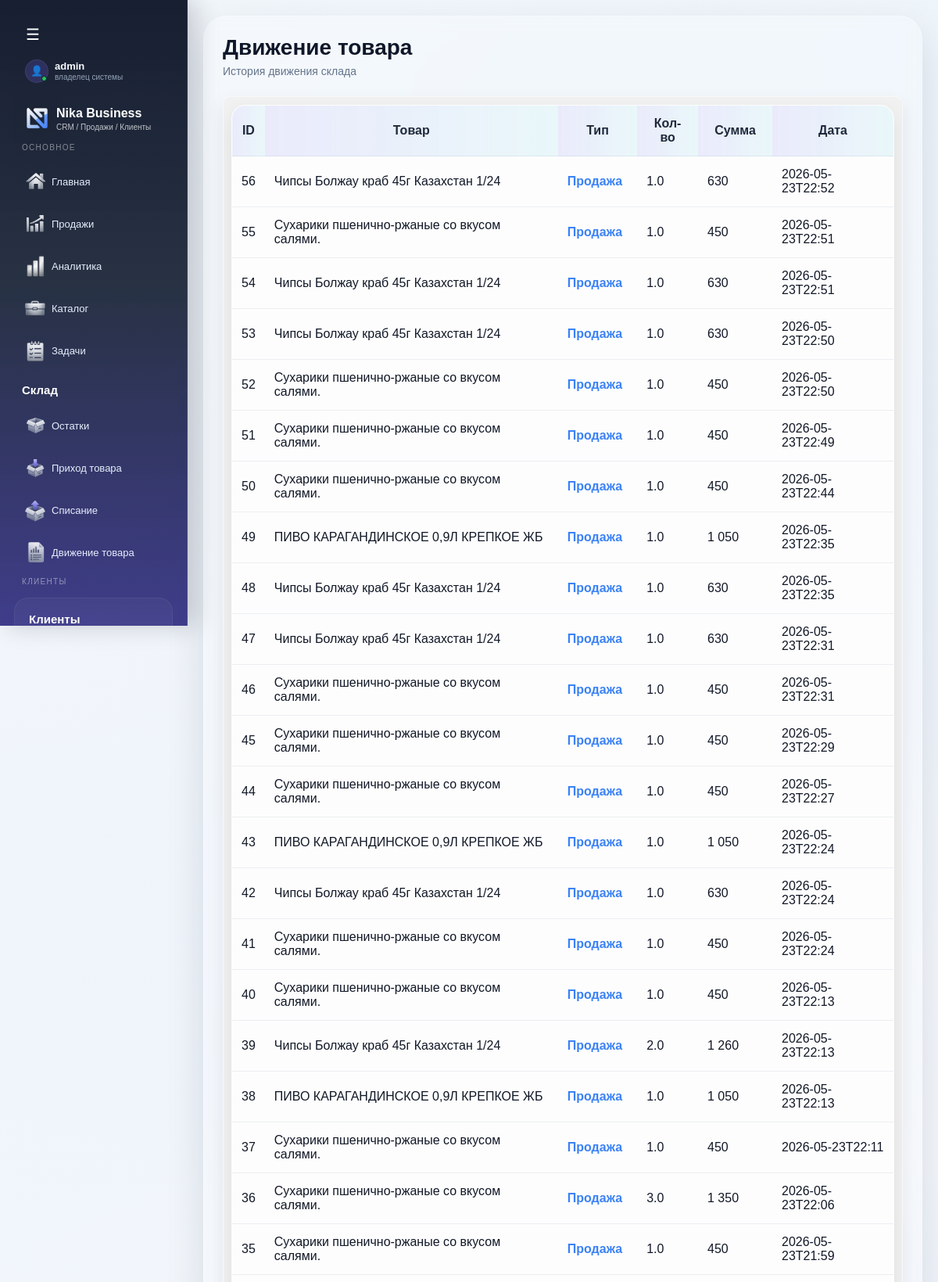
/stock/movements (signed in, upper part), run on the app's committed database.
### tables this page shows
CREATE TABLE stock_movements (
        id INTEGER PRIMARY KEY AUTOINCREMENT,

        company_id INTEGER,

        item_id INTEGER,

        movement_type TEXT,

        quantity REAL,

        price REAL,

        total REAL,

        comment TEXT,

        created_at TEXT
    );

CREATE TABLE items (
        id INTEGER PRIMARY KEY AUTOINCREMENT,
        name TEXT,
        price INTEGER,
        category TEXT,
        type TEXT
    , description TEXT, retail_price INTEGER, wholesale_price INTEGER, discount_percent INTEGER, purchase_price INTEGER, barcode TEXT, company_id INTEGER, unit TEXT, markup_percent REAL DEFAULT 0, quantity REAL DEFAULT 0, gtin TEXT, ntin TEXT, is_marked INTEGER DEFAULT 0);

### routes/stock.py (the view)
@stock_bp.route("/stock/movements")
def stock_movements():
    conn = get_db()
    rows = conn.execute("""
        SELECT
            stock_movements.*,
            items.name as item_name

        FROM stock_movements

        LEFT JOIN items
        ON items.id = stock_movements.item_id

        WHERE stock_movements.company_id = ?

        ORDER BY stock_movements.id DESC
    """, (
        session.get("company_id"),
    )).fetchall()
    conn.close()
    return render_template(
        "stock_movements.html",
        rows=rows
    )

### app.py (called while the page is built, shortened)
@app.before_request
def check_company_access():
    if session.get("is_super_admin") or session.get("is_creator"):
        return

### models.py (called while the page is built)
def get_db():
    conn = sqlite3.connect(DATABASE, timeout=5)
    conn.row_factory = sqlite3.Row
    return conn

### templates/stock_movements.html (shortened to what this page needs)
{% extends "base.html" %}
{% block content %}
<div class="page-header">
    <div>
        <h1 class="page-title">Движение товара</h1>
        <div class="page-note">
            История движения склада
        </div>
    </div>
</div>
<div class="card">
    <table>
        <thead>
            <tr>
                <th>ID</th>
                <th>Товар</th>
                <th>Тип</th>
                <th>Кол-во</th>
                <th>Сумма</th>
                <th>Дата</th>
            </tr>
        </thead>
        <tbody>
        {% for row in rows %}
            <tr>
                <td>{{ row.id }}</td>
                <td>{{ row.item_name }}</td>
                <td>
                    {% if row.movement_type == "income" %}
                        <span style="color:#16a34a;font-weight:bold;">
                            Приход
                        </span>
                    {% elif row.movement_type == "sale" %}
                        <span style="color:#3b82f6;font-weight:bold;">
                            Продажа
                        </span>
                    {% elif row.movement_type == "writeoff" %}
                        <span style="color:#ef4444;font-weight:bold;">
                            Списание
                        </span>
                    {% endif %}
                </td>
                <td>
                    {{ row.quantity }}
                </td>
                <td>
                    {{ "{:,.0f}".format(row.total or 0).replace(",", " ") }}
                </td>
                <td>
                    {{ row.created_at[:16] if row.created_at }}
                </td>
            </tr>
        {% endfor %}
        </tbody>
    </table>
</div>
{% endblock %}

### templates/base.html (style rules this page uses)
:root { --bg-main: #f4f7fb; --bg-soft: rgba(255, 255, 255, 0.72); --bg-card: rgba(255, 255, 255, 0.82); --line: rgba(255, 255, 255, 0.35); --sidebar-1: #0f172a; --sidebar-2: #1e293b; --sidebar-3: #312e81; --accent-1: #6366f1; --accent-2: #8b5cf6; --accent-3: #06b6d4; --text-main: #111827; --text-soft: #64748b; --text-light: #e5eefc; --success: #16a34a; --danger: #ef4444; --warning: #f59e0b; --shadow-main: 0 20px 50px rgba(15, 23, 42, 0.12); --shadow-soft: 0 10px 25px rgba(15, 23, 42, 0.08); --radius-xl: 24px; --radius-lg: 18px; --radius-md: 14px; }
* { box-sizing: border-box; }
body { margin: 0; font-family: Arial, sans-serif; color: var(--text-main); background: linear-gradient(rgba(244,247,251,0.9), rgba(244,247,251,0.92)), url("/static/img/crm-bg.jpg") center center / cover no-repeat fixed; min-height: 100vh; }
.page-header { display: flex; justify-content: space-between; align-items: center; gap: 18px; margin-bottom: 24px; flex-wrap: wrap; }
.page-title { margin: 0; font-size: 28px; font-weight: 800; color: #0f172a; }
.page-note { margin-top: 6px; color: var(--text-soft); font-size: 14px; }
.glass-box, .card, table, .sheet, .finance-block { background: var(--bg-card); backdrop-filter: blur(14px); -webkit-backdrop-filter: blur(14px); border: 1px solid rgba(255,255,255,0.45); box-shadow: var(--shadow-soft); }
.card { padding: 20px; border-radius: var(--radius-lg); margin-bottom: 20px; position: relative; overflow: hidden; }
.card > * { position: relative; z-index: 1; }
table { width: 100%; border-collapse: collapse; border-radius: var(--radius-lg); overflow: hidden; }
th, td { padding: 14px 12px; border-bottom: 1px solid rgba(148, 163, 184, 0.16); }
th { background: linear-gradient(90deg, rgba(99,102,241,0.12), rgba(6,182,212,0.08)); color: #1e293b; font-weight: 700; }
body { margin: 0; overflow-x: hidden; overflow-y: auto; }
.card { padding: 10px; border-radius: 10px; background: #f1f1f1; }
table { width: 100%; min-width: 700px; }

### data on the page
stock_movements: id "56", item_name "Чипсы Болжау краб 45г Казахстан 1/24", movement_type "Продажа", quantity "1.0", total "630", created_at "2026-05-23T22:52"
stock_movements: id "55", item_name "Сухарики пшенично-ржаные со вкусом салями.", movement_type "Продажа", quantity "1.0", total "450", created_at "2026-05-23T22:51"
stock_movements: id "54", item_name "Чипсы Болжау краб 45г Казахстан 1/24", movement_type "Продажа", quantity "1.0", total "630", created_at "2026-05-23T22:51"
stock_movements: id "53", item_name "Чипсы Болжау краб 45г Казахстан 1/24", movement_type "Продажа", quantity "1.0", total "630", created_at "2026-05-23T22:50"
stock_movements: id "52", item_name "Сухарики пшенично-ржаные со вкусом салями.", movement_type "Продажа", quantity "1.0", total "450", created_at "2026-05-23T22:50"
stock_movements: id "51", item_name "Сухарики пшенично-ржаные со вкусом салями.", movement_type "Продажа", quantity "1.0", total "450", created_at "2026-05-23T22:49"
stock_movements: id "50", item_name "Сухарики пшенично-ржаные со вкусом салями.", movement_type "Продажа", quantity "1.0", total "450", created_at "2026-05-23T22:44"
stock_movements: id "49", item_name "ПИВО КАРАГАНДИНСКОЕ 0,9Л КРЕПКОЕ ЖБ", movement_type "Продажа", quantity "1.0", total "1 050", created_at "2026-05-23T22:35"
stock_movements: id "48", item_name "Чипсы Болжау краб 45г Казахстан 1/24", movement_type "Продажа", quantity "1.0", total "630", created_at "2026-05-23T22:35"
stock_movements: id "47", item_name "Чипсы Болжау краб 45г Казахстан 1/24", movement_type "Продажа", quantity "1.0", total "630", created_at "2026-05-23T22:31"
stock_movements: id "46", item_name "Сухарики пшенично-ржаные со вкусом салями.", movement_type "Продажа", quantity "1.0", total "450", created_at "2026-05-23T22:31"
stock_movements: id "45", item_name "Сухарики пшенично-ржаные со вкусом салями.", movement_type "Продажа", quantity "1.0", total "450", created_at "2026-05-23T22:29"
stock_movements: id "44", item_name "Сухарики пшенично-ржаные со вкусом салями.", movement_type "Продажа", quantity "1.0", total "450", created_at "2026-05-23T22:27"
stock_movements: id "43", item_name "ПИВО КАРАГАНДИНСКОЕ 0,9Л КРЕПКОЕ ЖБ", movement_type "Продажа", quantity "1.0", total "1 050", created_at "2026-05-23T22:24"
stock_movements: id "42", item_name "Чипсы Болжау краб 45г Казахстан 1/24", movement_type "Продажа", quantity "1.0", total "630", created_at "2026-05-23T22:24"
stock_movements: id "41", item_name "Сухарики пшенично-ржаные со вкусом салями.", movement_type "Продажа", quantity "1.0", total "450", created_at "2026-05-23T22:24"
stock_movements: id "40", item_name "Сухарики пшенично-ржаные со вкусом салями.", movement_type "Продажа", quantity "1.0", total "450", created_at "2026-05-23T22:13"
stock_movements: id "39", item_name "Чипсы Болжау краб 45г Казахстан 1/24", movement_type "Продажа", quantity "2.0", total "1 260", created_at "2026-05-23T22:13"
stock_movements: id "38", item_name "ПИВО КАРАГАНДИНСКОЕ 0,9Л КРЕПКОЕ ЖБ", movement_type "Продажа", quantity "1.0", total "1 050", created_at "2026-05-23T22:13"
stock_movements: id "37", item_name "Сухарики пшенично-ржаные со вкусом салями.", movement_type "Продажа", quantity "1.0", total "450", created_at "2026-05-23T22:11"
stock_movements: id "36", item_name "Сухарики пшенично-ржаные со вкусом салями.", movement_type "Продажа", quantity "3.0", total "1 350", created_at "2026-05-23T22:06"
stock_movements: id "35", item_name "Сухарики пшенично-ржаные со вкусом салями.", movement_type "Продажа", quantity "1.0", total "450", created_at "2026-05-23T21:59"

### other printed values
{{ session.get("username") }} "admin"
